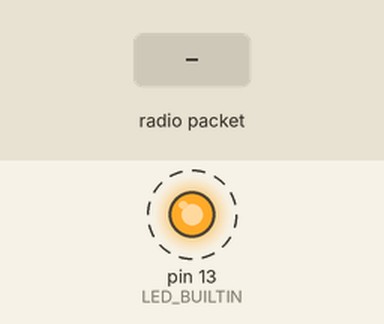
Simulated run of this sketch. Board: Arduino Uno, built with avr-gcc and run on an emulated ATmega328P. On the bench: output pins drawn as LEDs (lit = HIGH). Dashed ring = blinking. The inputs (shaded band) are chosen by the test bench. No radio packets arrive unless stated; what the sketch prints to the serial monitor is not drawn.

Above: at 2.8 s.
2.9 s: radio packet "1" arrives
Timing chart, 0 to 12.4 s (numbered marks = the images above; inputs shaded):
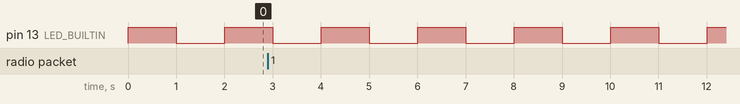

The sketch:

RX_helloworld.ino
```cpp
//Include Libraries
#include <nRF24L01.h>
#include <printf.h>
#include <RF24.h>
#include <RF24_config.h>

#include <SPI.h>

//create an RF24 object
RF24 radio(9, 10);  // CE, CSN

//address through which two modules communicate.
const byte address[6] = "00001";

void setup()
{
  pinMode(LED_BUILTIN, OUTPUT);

  while (!Serial);
  Serial.begin(9600);

  radio.begin();

  //set the address
  radio.openReadingPipe(0, address);

  //Set module as receiver
  radio.startListening();
}

void loop()
{
  //Read the data if available in buffer
  if (radio.available())
  {
    char text[32] = {0};
    radio.read(&text, sizeof(text));
    Serial.println(text);

  }
  digitalWrite(LED_BUILTIN, HIGH);
    delay(1000);                       // wait for a second
    digitalWrite(LED_BUILTIN, LOW);    // turn the LED off by making the voltage LOW
    delay(1000);
}
```

Measured:
- by itself, pin 13 (LED_BUILTIN): alternates HIGH for 1.0 s and LOW for 1.0 s
